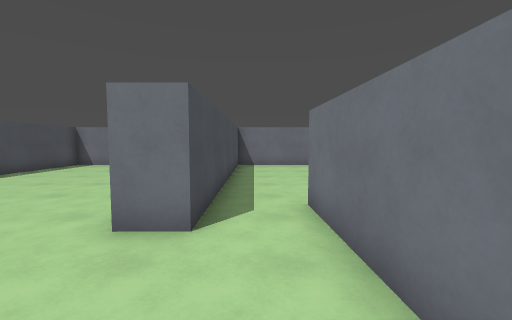
View 1 (above)

15 first-person views from a walk through a level from a Godot 3-D game. The camera is 1.5 m above the floor, tilts 4° down and sees 90° across. The floor is counted in squares, 1.2 m on a side. Each view is taken from the middle of a square. On the plan, view 1 faces up. The plan holds only what a view shows up to about 12 squares ahead; the rest is blank. The place goes on beyond the plan. Characters and animated objects are left out. Surface patterns are stand-ins for the level's own textures.

View 2
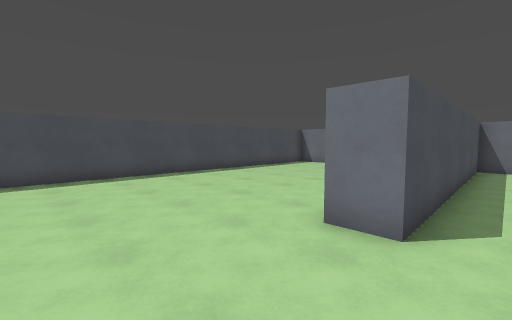

View 3
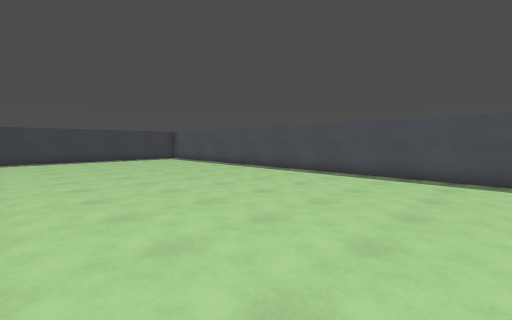

View 4
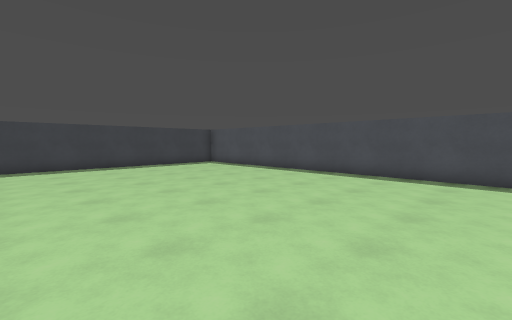

View 5
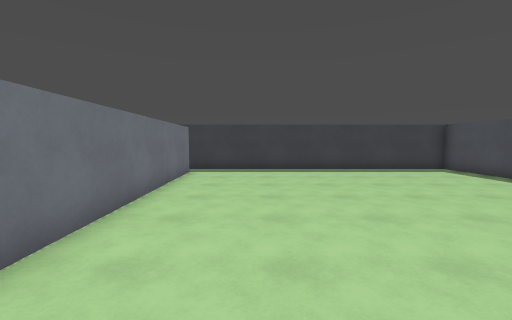

View 6
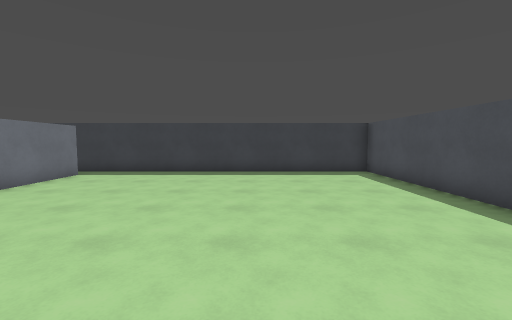

View 7
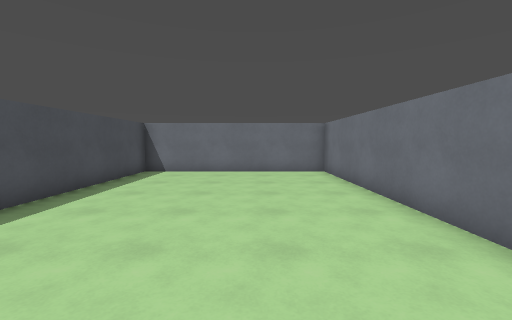

View 8
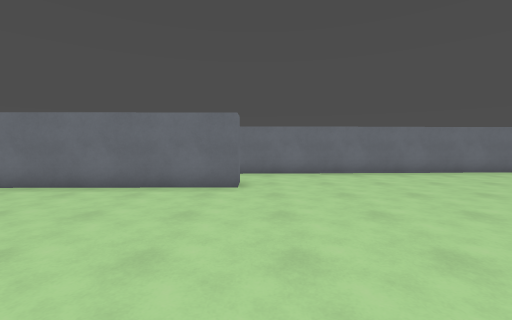

View 9
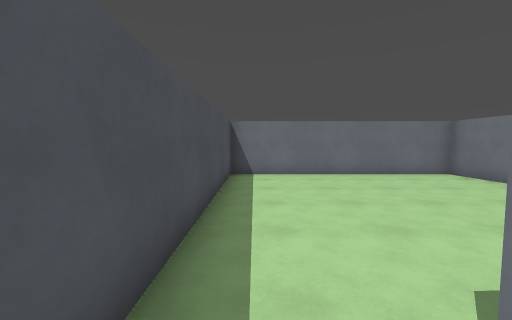

View 10
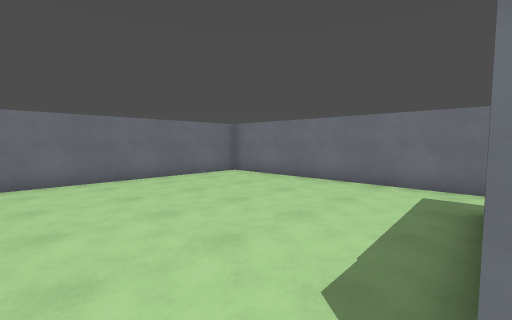

View 11
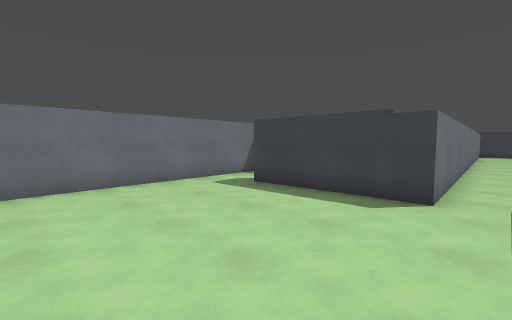

View 12
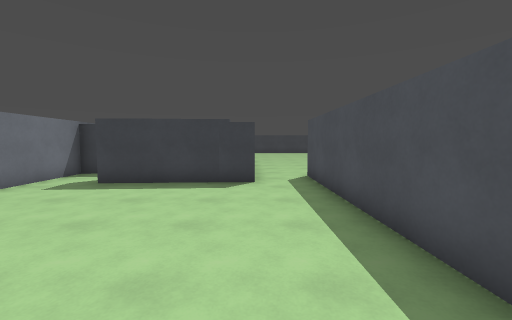

View 13
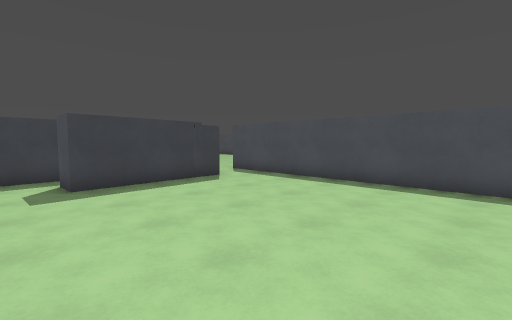

View 14
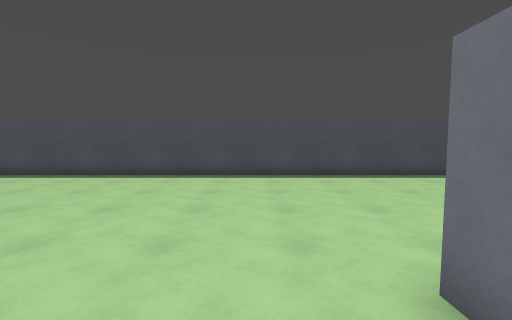

View 15
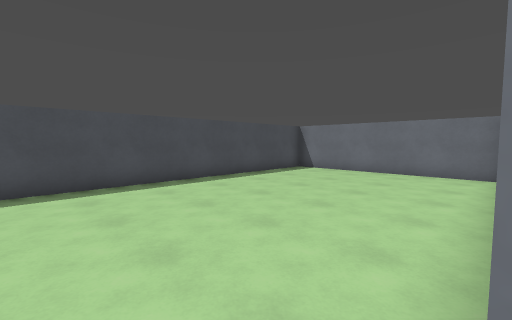

### Floor plan
Points are (right, up) in squares from view 1. A wall is a line through its corners. A room is listed if a view was taken in it or the views show most of it. See-through windows are left out.
Room 1 (views 1, 2, 3, 4, 5, 6, 7, 8, 14, 15)
walls: (-0.9, 3.5) (-2, 3.5) (-2.1, 13.9) (-9.7, 13.9) (-9.7, -16.8) (2.6, -16.8); (1.8, -15.8) (1.1, 3.5)
ways out: opening at (0, 4.5) to room 2
Room 2 (views 9, 10, 11, 12, 13)
walls: (1.1, 3.5) (1, 5) (5.8, 5.3) (5.9, 4.1); (5.7, 2.8) (7.9, 2.9) (7.5, 13.9) (-1, 13.9) (-0.9, 3.5)
ways out: opening at (0, 4.5) to room 1

Where each view was taken, in squares from view 1:
view 1: 0 up, 0 right, facing up
view 2: 0 up, 0 right, facing up-left
view 3: 2 up, 0 right, facing down-left
view 4: 3 down, 0 right, facing down-left
view 5: 5 down, 1 left, facing down
view 6: 6 down, 5 left, facing down
view 7: 3 up, 5 left, facing up
view 8: 3 up, 9 left, facing right
view 9: 4 up, 0 right, facing up
view 10: 5 up, 0 right, facing up-right
view 11: 11 up, 0 right, facing down-right
view 12: 13 up, 1 right, facing down
view 13: 13 up, 7 right, facing down-left
view 14: 2 up, 0 right, facing left
view 15: 3 up, 2 left, facing up-left
